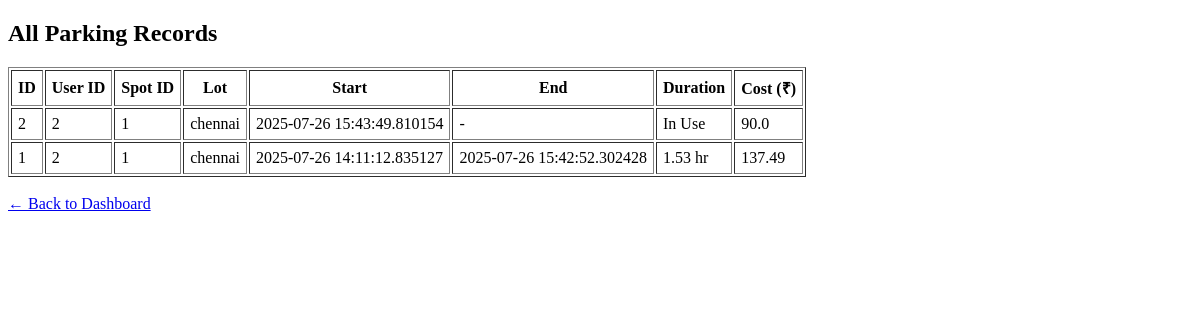
The app's page /admin/reservations, older data.
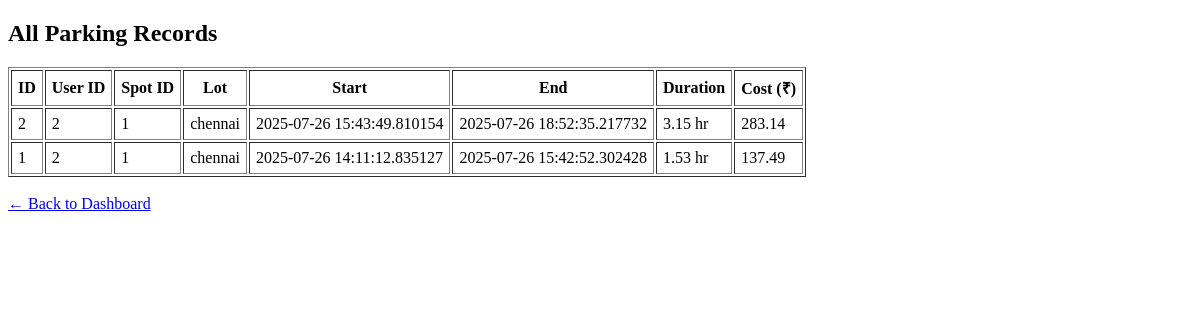
The same page, newer data.
### models/model.py (models this page shows)
class Reservation(db.Model):
    id = db.Column(db.Integer, primary_key=True)
    spot_id = db.Column(db.Integer, db.ForeignKey('parking_spot.id'), nullable=False)
    user_id = db.Column(db.Integer, db.ForeignKey('user.id'), nullable=False)
    parking_timestamp = db.Column(db.DateTime, default=datetime.utcnow)
    leaving_timestamp = db.Column(db.DateTime, nullable=True)
    parking_cost = db.Column(db.Float)

class ParkingLot(db.Model):
    id = db.Column(db.Integer, primary_key=True)
    prime_location_name = db.Column(db.String(100), nullable=False)
    price_per_hour = db.Column(db.Float, nullable=False)
    address = db.Column(db.String(200))
    pin_code = db.Column(db.String(10))
    maximum_number_of_spots = db.Column(db.Integer, nullable=False)
    spots = db.relationship('ParkingSpot', backref='lot', cascade='all, delete', lazy=True)

### controllers/admin_routes.py (the view)
    @app.route("/admin/reservations")
    def all_reservations():
        reservations = Reservation.query.order_by(Reservation.parking_timestamp.desc()).all()
        return render_template("all_reservations.html", reservations=reservations)

### templates/all_reservations.html (shortened to what this page needs)
<!DOCTYPE html>
<html>
<head>
</head>
<body>
    <h2>All Parking Records</h2>
    <table border="1" cellpadding="6">
        <tr>
            <th>ID</th>
            <th>User ID</th>
            <th>Spot ID</th>
            <th>Lot</th>
            <th>Start</th>
            <th>End</th>
            <th>Duration</th>
            <th>Cost (₹)</th>
        </tr>
        {% for r in reservations %}
        <tr>
            <td>{{ r.id }}</td>
            <td>{{ r.user_id }}</td>
            <td>{{ r.spot_id }}</td>
            <td>{{ r.spot.lot.prime_location_name }}</td>
            <td>{{ r.parking_timestamp }}</td>
            <td>{{ r.leaving_timestamp or "-" }}</td>
            <td>
                {% if r.leaving_timestamp %}
                    {% set duration = (r.leaving_timestamp - r.parking_timestamp).total_seconds() / 3600 %}
                    {{ duration|round(2) }} hr
                {% else %}
                    In Use
                {% endif %}
            </td>
            <td>{{ r.parking_cost or "-" }}</td>
        </tr>
        {% endfor %}
    </table>
    <br><a href="/admin">← Back to Dashboard</a>
</body>
</html>

Row changes from the older to the newer data that the page shows:
changed Reservation id 2: leaving_timestamp "-" → "2025-07-26 18:52:35.217732"; duration (not shown) → "3.15"; parking_cost "90.0" → "283.14"; leaving_timestamp "In Use" → "hr"
